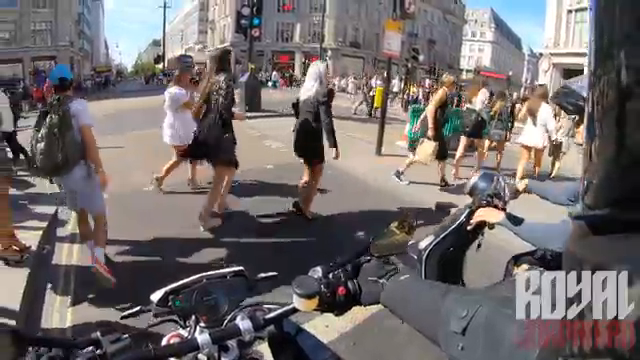
#> input picture frame 92 of Pedestrians Compilation.mp4, 640 x 360 px, given in place of Tesla Dashcam Accident.mp4, which was not available
$ python CarAndPedestrianTracking.py
#> lines starting #> are read from the running program, lines starting #| are printed output that depends on the picture; after the words box and inside, x2 and y2 are one past the last pixel; in counts of white or black regions, pixels touching at a corner belong together; pictures that were not available may be replaced by others from this repository, and a replacement may not be noted
import cv2


# Our image and videos
img_file = 'Car image.jpg'
video = cv2.VideoCapture('Tesla Dashcam Accident.mp4')
#video = cv2.VideoCapture('Pedestrians Compilation.mp4')


# Our pre-trained car and pedestrian classifiers
car_tracker_file = 'car_detector.xml'
pedestrian_tracker_file = 'haarcascade_fullbody.xml'

# Create car classifier
car_tracker = cv2.CascadeClassifier(car_tracker_file)
pedestrian_tracker = cv2.CascadeClassifier(pedestrian_tracker_file)


# Run until car stops
while True:

    # Read the current frame
    (read_successful), frame = video.read()
#> frame is the input picture: shape (360, 640, 3); mean B, G, R 107, 107, 113.8

    # Safe coding
    if read_successful:
        # Must convert to grayscale
        grayscaled_frame = cv2.cvtColor(frame, cv2.COLOR_BGR2GRAY)
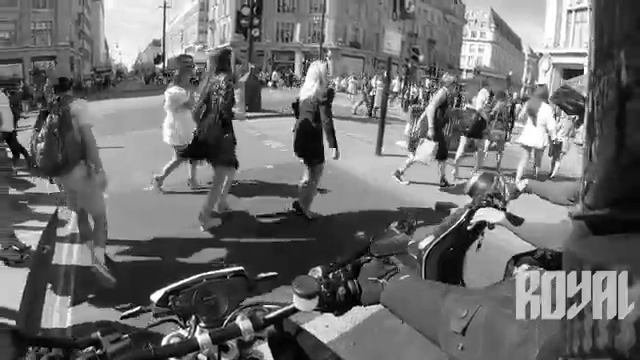
#> grayscaled_frame: shape (360, 640); min 0, max 255, mean 109
    else:
        break

    # Detect cars and pedestrians
    cars = car_tracker.detectMultiScale(grayscaled_frame)
#> cars = ()
    pedestrians = pedestrian_tracker.detectMultiScale(grayscaled_frame)
#> pedestrians = [[349, 60, 52, 105]]

    # Draw rectangles around the cars
    for (x, y, w, h) in cars:
        cv2.rectangle(frame, (x+1, y+2), (x+w, y+h), (255, 0, 0), 2)
        cv2.rectangle(frame, (x, y), (x+w, y+h), (0, 0, 255), 2)
#> this loop made 0 passes

    # Draw rectangles around the pedestrians
    for (x, y, w, h) in pedestrians:
        cv2.rectangle(frame, (x, y), (x+w, y+h), (0, 255, 255), 2)
#> this loop made 1 pass
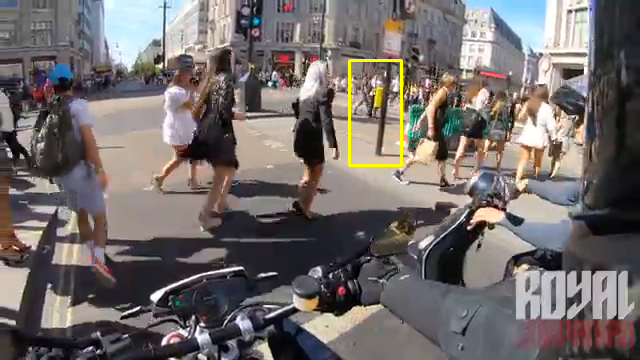
#> frame: shape (360, 640, 3); 0.41% of pixels changed, all inside (x1, y1, x2, y2) = (348, 59, 403, 167)

    # Display the image with the cars spotted
    cv2.imshow('Car And Pedestrian Detector', frame)

    # Don't autoclose (Wait here in the code and listen for a key press)
    key = cv2.waitKey(1)
#> (key Esc is pressed here)

    # Stop if Q key is pressed
    if key == 81 or key == 113:
        break


# Release the VideoCapture object
video.release()

$ run again, starting later in the video
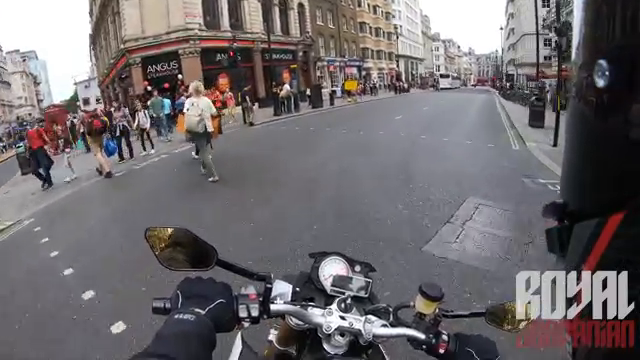
#> input picture frame 414 of Pedestrians Compilation.mp4, 640 x 360 px, given in place of Tesla Dashcam Accident.mp4, which was not available
#> frame is the input picture: shape (360, 640, 3); mean B, G, R 108.6, 105.8, 110.6
#> `grayscaled_frame = cv2.cvtColor(frame, cv2.COLOR_BGR2GRAY)`:
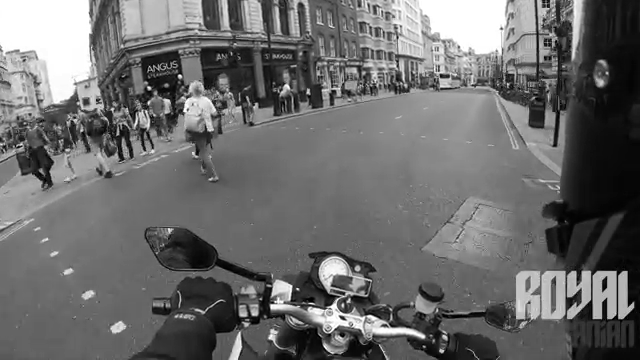
#> grayscaled_frame: shape (360, 640); min 0, max 255, mean 107.5
#> cars = ()
#> pedestrians = [[231, 73, 31, 62]]
#> the loop `for (x, y, w, h) in pedestrians:` made 1 pass
#> after the loop `for (x, y, w, h) in pedestrians:`:
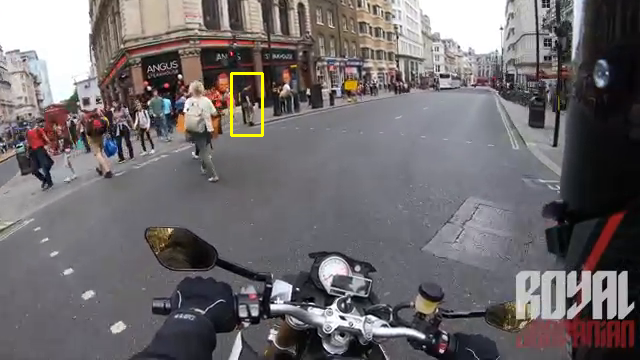
#> frame: shape (360, 640, 3); 0.24% of pixels changed, all inside (x1, y1, x2, y2) = (230, 72, 264, 137)

$ run again, starting later in the video
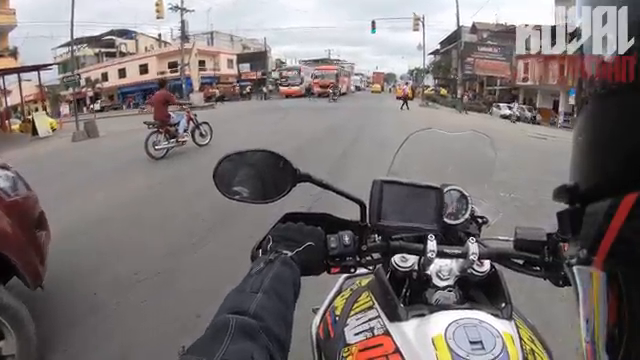
#> input picture frame 737 of Pedestrians Compilation.mp4, 640 x 360 px, given in place of Tesla Dashcam Accident.mp4, which was not available
#> frame is the input picture: shape (360, 640, 3); mean B, G, R 115.9, 115.8, 122.9
#> `grayscaled_frame = cv2.cvtColor(frame, cv2.COLOR_BGR2GRAY)`:
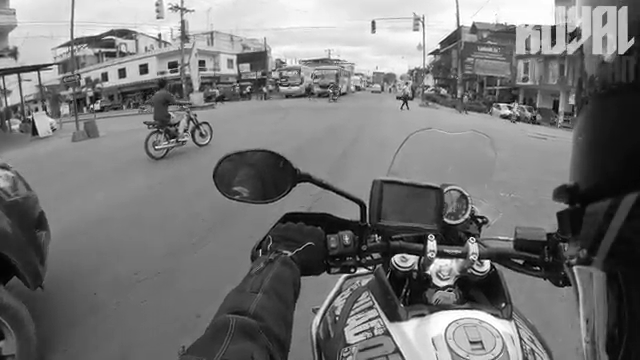
#> grayscaled_frame: shape (360, 640); min 0, max 255, mean 117.9
#> cars = [[364, 78, 22, 22], [276, 77, 31, 31]]
#> pedestrians = ()
#> the loop `for (x, y, w, h) in cars:` made 2 passes
#> after the loop `for (x, y, w, h) in cars:`:
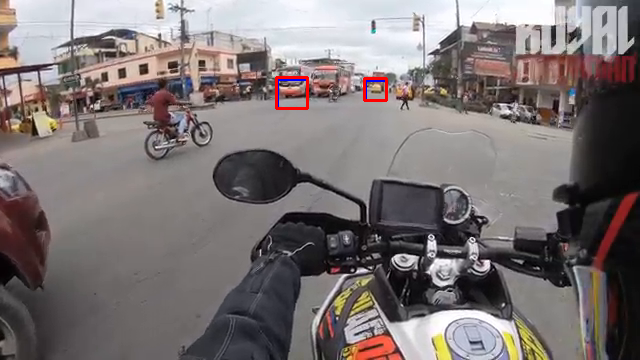
#> frame: shape (360, 640, 3); 0.33% of pixels changed, all inside (x1, y1, x2, y2) = (275, 76, 388, 110)
